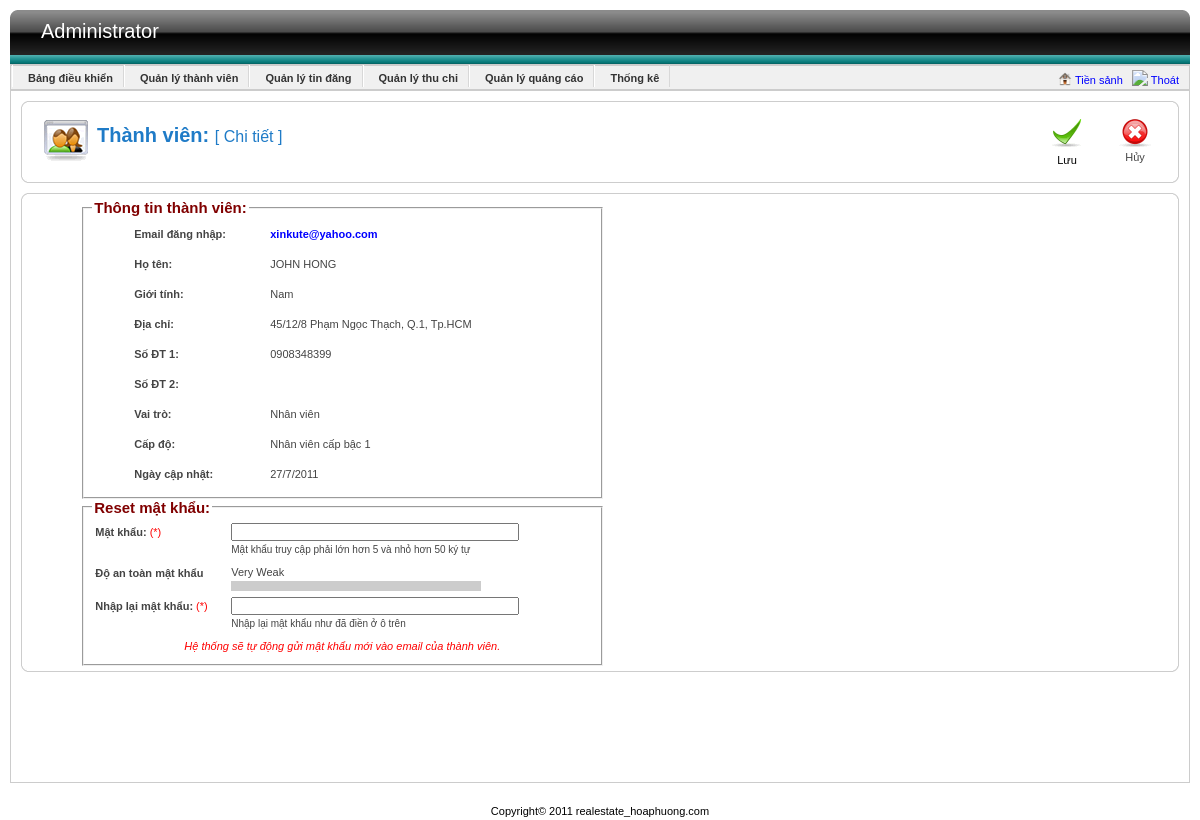
Page /Source/admin/index.php?view=user&do=edit&uid=7 (signed in) on the committed database.
### tables this page shows
CREATE TABLE IF NOT EXISTS `user` (
  `id` int(11) NOT NULL AUTO_INCREMENT,
  `password` varchar(256) NOT NULL,
  `email` varchar(50) NOT NULL,
  `hoten` varchar(50) NOT NULL,
  `gioitinh` bit(1) NOT NULL,
  `diachi` text NOT NULL,
  `sdt1` varchar(15) DEFAULT NULL,
  `sdt2` varchar(15) DEFAULT NULL,
  `role` int(11) DEFAULT NULL,
  `level` int(11) DEFAULT NULL,
  `status` int(11) DEFAULT NULL,
  `ngaycapnhat` datetime DEFAULT NULL,
  `ip` varchar(45) DEFAULT NULL,
  PRIMARY KEY (`id`),
  KEY `fk_taikhoan_role` (`role`),
  KEY `fk_taikhoan_level` (`level`)
);

CREATE TABLE IF NOT EXISTS `role` (
  `id` int(11) NOT NULL AUTO_INCREMENT,
  `ten` varchar(45) DEFAULT NULL,
  PRIMARY KEY (`id`)
);

CREATE TABLE IF NOT EXISTS `level` (
  `idlevel` int(11) NOT NULL AUTO_INCREMENT,
  `ten` varchar(45) NOT NULL,
  `chitiet` text,
  PRIMARY KEY (`idlevel`)
);

### Source/DAO/config.php (called while the page is built, shortened)
<?php
   	$databaseName = "qldo";
?>

### Source/DAO/DataProvider.php (called while the page is built, shortened)
<?php
class DataProvider
{
	public static function Query($sql)
	{
		include('config.php');
		if (!($connection = @mysql_connect($hostName,$username,$password)))
			die ("Couldn't connect to database");
		if (!($result = @mysql_query($sql, $connection)))
			showError();
		return $result;
	}
}
?>

### Source/DAO/UsersDAO.php (called while the page is built, shortened)
<?php
	include_once("DataProvider.php");
?>
<?php
	class UsersDAO
	{
		public static function GetUserByID ($id)
		{
			$strSQL = "select *
					from user
					where id='$id'";
            $result = DataProvider::Query($strSQL);
			return mysql_fetch_array ($result,MYSQL_BOTH);
		}
	}
?>

### Source/BUS/UsersBUS.php (called while the page is built, shortened)
<?php
	include_once (str_replace("//","/",dirname(__FILE__)."/")  . "../DAO/UsersDAO.php");
?>
<?php
	class UsersBUS
	{
		public static function GetUserByID ($id)
		{
			$user= UsersDAO::GetUserByID ($id);
			$user[1] = stripcslashes($user[1]);
			$user[3] = stripcslashes($user[3]);
			$user[7] = stripcslashes($user[7]);
			return $user;
		}
	}
?>

### Source/DAO/RoleDAO.php (called while the page is built, shortened)
<?php
	include_once("DataProvider.php");
	class RoleDAO
	{
		public static function GetRoleByID($id)
		{
			$strSQL = "select *
					   from role
					   where id='$id'";
            $result = DataProvider::Query($strSQL);
            return mysql_fetch_array($result);
		}
	}
?>

### Source/BUS/RoleBUS.php (called while the page is built, shortened)
<?php
	include_once (str_replace("//","/",dirname(__FILE__)."/")  . "../DAO/RoleDAO.php");
	class RoleBUS
	{
		public static function GetRoleByID ($id)
		{
			return RoleDAO::GetRoleByID ($id);
		}
	}
?>

### Source/DAO/LevelDAO.php (called while the page is built, shortened)
<?php
	include_once("DataProvider.php");
	class LevelDAO
	{
		public static function GetLevelByID($id)
		{
			$strSQL = "select *
					   from level
					   where idlevel='$id'";
            $result = DataProvider::Query($strSQL);
            return mysql_fetch_array($result);
		}
	}
?>

### Source/BUS/LevelBUS.php (called while the page is built, shortened)
<?php
	include_once (str_replace("//","/",dirname(__FILE__)."/")  . "../DAO/LevelDAO.php");
	class LevelBUS
	{
		public static function GetLevelByID ($id)
		{
			return LevelDAO::GetLevelByID ($id);
		}
	}
?>

### Source/module/Utils/Utils.php (called while the page is built, shortened)
<?php
class Utils
{
	public static function convertTimeDMY($time)
    {
		if($time != null)
		{
    	$arrDate = explode ("-", $time);
    	$d = (int) $arrDate[2];
    	$m = (int) $arrDate[1];
    	$y = (int) $arrDate[0];
    	$time_out = $d."/".$m."/".$y;
    	return $time_out;
		}
		return null;
    }
}
?>

### Source/admin/module/user/edit_user.php (the view, shortened to what this page needs)
<?php
	$uid = (int) $_GET["uid"];
	$PATH = str_replace('//','/',dirname(__FILE__).'/');
	include_once($PATH . "../../../BUS/UsersBUS.php");
	$user = UsersBUS::GetUserByID($uid);
?>
<form action="module/user/xulyuser.php?action=update&uid=<?php echo $_GET["uid"] ?>" method="post" name="frmRegister" id="frmRegister" onsubmit="return validate();">
<div id="toolbar">
<div class="tl"></div>
<div class="tr"></div>
<div class="tm"></div>
<div class="mid">
	<div class="title icon_user">Thành viên: <span class="subTitle">[ Chi tiết ]</span></div>
     <div class="icon">
   	  <a href="index.php?view=user" id="aCancel">
   	  <img src="images/icon_32_cancel.png" alt="Hủy"  border="0" title="Hủy" />
             <br />
            Hủy
      </a>
    </div>
    <div class="icon">
		<input type="submit" value="Lưu" style="background:url('images/icon_32_apply.png') no-repeat;
			cursor:pointer;border:0;height:50px;width:32px;padding-top:36px;" />
	</div>
    <br class="clr" />
</div>
<div class="bl"></div>
<div class="br"></div>
<div class="bm"></div>
</div>
<div style="margin:10px">
    <div class="tl"></div>
    <div class="tr"></div>
    <div class="tm"></div>
    <div class="mid">
		<fieldset style="width:500px;float:left;margin-left:50px;">
			<legend style="font-weight:bold;font-size:15px;color:maroon;">Thông tin thành viên:</legend>
			<table align="center" border="0" cellpadding="0" cellspacing="0">
				<tr style="height:30px;">
					<td width="130px"><b>Email đăng nhập:</td>
					<td width="280px" style="font-weight:bold;color:blue;"><?php echo $user["email"]; ?></td>
				</tr>
				<tr style="height:30px;">
					<td><b>Họ tên:</td>
					<td><?php echo $user["hoten"]; ?></td>
				</tr>
				<tr style="height:30px;">
					<td><b>Giới tính:</b></td>
					<td><?php if ($user["gioitinh"]==1) echo "Nam"; else echo "Nữ"; ?></td>
				</tr>
				<tr style="height:30px;">
					<td><b>Địa chỉ:</b></td>
					<td><?php echo $user["diachi"]; ?></td>
				</tr>
				<tr style="height:30px;">
					<td><b>Số ĐT 1:</b></td>
					<td><?php echo $user["sdt1"]; ?></td>
				</tr>
				<tr style="height:30px;">
					<td><b>Số ĐT 2:</b></td>
					<td><?php echo $user["sdt2"]; ?></td>
				</tr>
				<tr style="height:30px;">
					<td><b>Vai trò:</b></td>
					<td>
						<?php
							include_once($PATH . "../../../BUS/RoleBUS.php");
							$role = RoleBUS::GetRoleByID($user["role"]);
							echo $role[1];
						?>
					</td>
				</tr>
				<?php
					if ($user["role"] == 3)
					{
				?>
				<tr style="height:30px;">
					<td><b>Cấp độ:</b></td>
					<td>
						<?php
							include_once($PATH . "../../../BUS/LevelBUS.php");
							$level = LevelBUS::GetLevelByID($user["level"]);
							echo $level[2];
						?>
					</td>
				</tr>
				<?php
					}
				?>
				<tr style="height:30px;">
					<td><b>Ngày cập nhật:</b></td>
					<?php
						if ($user["ngaycapnhat"] != null)
						{
							include_once($PATH . "../../../module/Utils/Utils.php");
							$date = Utils::convertTimeDMY($user["ngaycapnhat"]);
							echo "<td>".$date."</td>";
						}
						else
							echo "<td></td>";
					?>
				</tr>
			</table>
		</fieldset>
		<fieldset style="width:500px;float:left;margin-left:50px;">
			<legend style="font-weight:bold;font-size:15px;color:maroon;">Reset mật khẩu:</legend>
			<table align="center" border="0" cellpadding="0" cellspacing="0">
				<tr>
					<td width="130px" valign="top" style="padding-top:4px;">
						<b>Mật khẩu:</b><span style="color:red;"> (*)</span>
					</td>
					<td align="left">
						<div style="float:left;">
							<input name="txtPassword" id="txtPassword" style="width:280px;"  onkeyup="passwordStrength(this.value)" type="password">
						</div>
						<br>
						<div style="float:left;">
							<span style="font-size:10px;">Mật khẩu truy cập phải lớn hơn 5 và nhỏ hơn 50 ký tự</span>
						</div>
					</td>
				</tr>
				<tr>
					<td valign="top" style="padding-top:4px;">
						<b>Độ an toàn mật khẩu</b></td>
					<td>
						<div id="passwordDescription">Very Weak</div>
						<div id="passwordStrength" class="strength0"></div>
					</td>
				</tr>
				<tr>
					<td valign="top" style="padding-top:4px;">
						<b>Nhập lại mật khẩu:</b><span style="color:red;"> (*)</span>
					</td>
					<td align="left">
						<div style="float:left;">
							<input type="password" style="width:280px;" maxlength="50" name="txtRePassword" id="txtRePassword">
						</div>
						<br>
						<div style="float:left;width:300px;">
							<span style="font-size:10px;">Nhập lại mật khẩu như đã điền ở ô trên</span>
						</div>
					</td>
				</tr>
				<tr>
					<td colspan="2" style="color:red;" align="center"><i>Hệ thống sẽ tự động gửi mật khẩu mới vào email của thành viên.</i></td>
				</tr>
			</table>
		</fieldset>
    <br class="clr" />
    </div>
    <div class="bl"></div>
    <div class="br"></div>
    <div class="bm"></div>
</div>
</form>

### Source/admin/css/admin.css (style rules this page uses)
a,a:visited { color:#024EFD; text-decoration: none; cursor:pointer; }
body { font-family: Tahoma, Arial, Verdana, sans-serif; font-size: 11px; line-height: 17px; font-weight: normal; color: #444444; text-decoration: none; margin: 0px; padding: 0px; text-align:center }
input { font-size:11px; }
td { padding:3px }
.icon { float:left; border:1px #e0e0e0 solid;padding:5px;margin:5px;max-height:150px;_height:150px; text-align:center; width:100px; max-width:100px }
.icon a,.icona:visited { border:none; font-family:Arial, Helvetica, sans-serif; font-size:11px; color:#454545;text-decoration:none; }
#toolbar { height:1%; margin:10px; }
.tl { background:url(../images/j_crn_tl_light.png) left top; width:6px; height:6px; float:left }
.tr { background:url(../images/j_crn_tr_light.png) left top; width:6px; height:6px; float:right }
.tm { height:6px;background:url(../images/j_border.png) left top repeat-x; display:block; }
.mid { border-left:1px solid #CDCDCD ; border-right:1px solid #CDCDCD; padding-left:10px; padding-right:10px; }
.bl { background:url(../images/j_crn_bl_light.png) left top; width:6px; height:6px; float:left }
.br { background:url(../images/j_crn_br_light.png) left top; width:6px; height:6px; float:right }
.bm { height:6px;;background:url(../images/j_border.png) left bottom repeat-x; display:block }
#toolbar .title { float:left; width:400px; font-size:20px; font-weight:700; color:#1F7BC7; background-repeat:no-repeat; padding-left:55px; padding-top:10px; margin-left:10px; margin-top:10px; height:40px }
#toolbar .subTitle { font-size:16px; font-weight:400; color:#1F7BC7; }
#toolbar .icon { float:right; margin-right:3px; width:50px; width-max:50px; text-align:center; border:none }
.icon_user { background-image:url(../images/icon-48-user.png); }
.title { font-size:11px; font-weight:600; color:#5D5D5D }
#passwordStrength { height:10px;display:block;float:left; }
.strength0 { width:250px;background:#cccccc; }

### rows in the picture
user: email "xinkute@yahoo.com", hoten "JOHN HONG", diachi "45/12/8 Phạm Ngọc Thạch, Q.1, Tp.HCM", sdt1 "0908348399", ngaycapnhat "27/7/2011"
role: ten "Nhân viên"
level: chitiet "Nhân viên cấp bậc 1"
